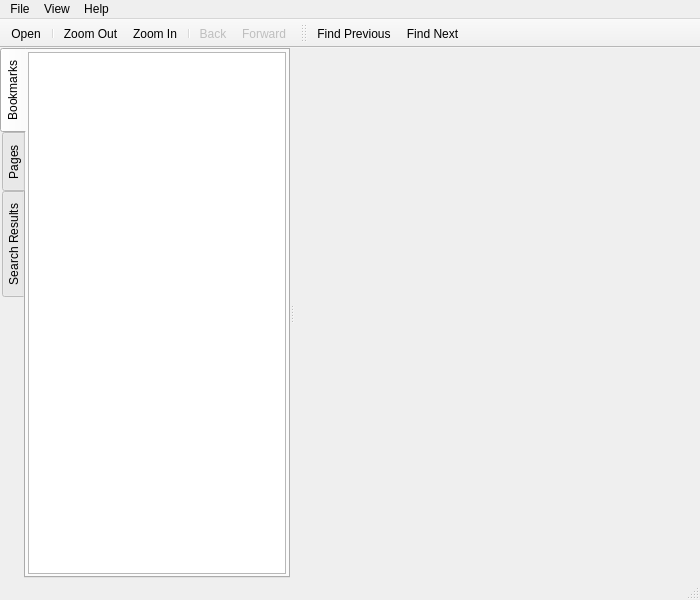
<?xml version="1.0" encoding="UTF-8"?>
<ui version="4.0">
 <class>MainWindow</class>
 <widget class="QMainWindow" name="MainWindow">
  <property name="geometry">
   <rect>
    <x>0</x>
    <y>0</y>
    <width>700</width>
    <height>600</height>
   </rect>
  </property>
  <property name="windowTitle">
   <string>PDF Viewer</string>
  </property>
  <property name="unifiedTitleAndToolBarOnMac">
   <bool>true</bool>
  </property>
  <widget class="QWidget" name="centralWidget">
   <layout class="QVBoxLayout" name="verticalLayout">
    <property name="spacing">
     <number>0</number>
    </property>
    <property name="leftMargin">
     <number>0</number>
    </property>
    <property name="topMargin">
     <number>0</number>
    </property>
    <property name="rightMargin">
     <number>0</number>
    </property>
    <property name="bottomMargin">
     <number>0</number>
    </property>
    <item>
     <widget class="QWidget" name="widget" native="true">
      <layout class="QVBoxLayout" name="verticalLayout_2">
       <property name="spacing">
        <number>0</number>
       </property>
       <property name="leftMargin">
        <number>0</number>
       </property>
       <property name="topMargin">
        <number>0</number>
       </property>
       <property name="rightMargin">
        <number>0</number>
       </property>
       <property name="bottomMargin">
        <number>0</number>
       </property>
       <item>
        <widget class="QSplitter" name="splitter">
         <property name="orientation">
          <enum>Qt::Orientation::Horizontal</enum>
         </property>
         <widget class="QTabWidget" name="tabWidget">
          <property name="sizePolicy">
           <sizepolicy hsizetype="Preferred" vsizetype="Expanding">
            <horstretch>0</horstretch>
            <verstretch>0</verstretch>
           </sizepolicy>
          </property>
          <property name="tabPosition">
           <enum>QTabWidget::TabPosition::West</enum>
          </property>
          <property name="currentIndex">
           <number>0</number>
          </property>
          <property name="documentMode">
           <bool>false</bool>
          </property>
          <widget class="QWidget" name="bookmarkTab">
           <attribute name="title">
            <string>Bookmarks</string>
           </attribute>
           <layout class="QVBoxLayout" name="verticalLayout_3">
            <property name="spacing">
             <number>0</number>
            </property>
            <property name="leftMargin">
             <number>2</number>
            </property>
            <property name="topMargin">
             <number>2</number>
            </property>
            <property name="rightMargin">
             <number>2</number>
            </property>
            <property name="bottomMargin">
             <number>2</number>
            </property>
            <item>
             <widget class="QTreeView" name="bookmarkView">
              <property name="sizePolicy">
               <sizepolicy hsizetype="Preferred" vsizetype="Expanding">
                <horstretch>0</horstretch>
                <verstretch>0</verstretch>
               </sizepolicy>
              </property>
              <property name="headerHidden">
               <bool>true</bool>
              </property>
             </widget>
            </item>
           </layout>
          </widget>
          <widget class="QWidget" name="pagesTab">
           <attribute name="title">
            <string>Pages</string>
           </attribute>
           <layout class="QVBoxLayout" name="verticalLayout_4">
            <property name="leftMargin">
             <number>2</number>
            </property>
            <property name="topMargin">
             <number>2</number>
            </property>
            <property name="rightMargin">
             <number>2</number>
            </property>
            <property name="bottomMargin">
             <number>2</number>
            </property>
            <item>
             <widget class="QListView" name="thumbnailsView">
              <property name="sizePolicy">
               <sizepolicy hsizetype="Preferred" vsizetype="Expanding">
                <horstretch>0</horstretch>
                <verstretch>0</verstretch>
               </sizepolicy>
              </property>
              <property name="iconSize">
               <size>
                <width>128</width>
                <height>128</height>
               </size>
              </property>
              <property name="movement">
               <enum>QListView::Movement::Static</enum>
              </property>
              <property name="resizeMode">
               <enum>QListView::ResizeMode::Adjust</enum>
              </property>
              <property name="viewMode">
               <enum>QListView::ViewMode::IconMode</enum>
              </property>
             </widget>
            </item>
           </layout>
          </widget>
          <widget class="QWidget" name="searchResultsTab">
           <attribute name="title">
            <string>Search Results</string>
           </attribute>
           <layout class="QVBoxLayout" name="verticalLayout_5">
            <property name="spacing">
             <number>0</number>
            </property>
            <property name="leftMargin">
             <number>2</number>
            </property>
            <property name="topMargin">
             <number>2</number>
            </property>
            <property name="rightMargin">
             <number>2</number>
            </property>
            <property name="bottomMargin">
             <number>2</number>
            </property>
            <item>
             <widget class="QListView" name="searchResultsView">
              <property name="horizontalScrollBarPolicy">
               <enum>Qt::ScrollBarPolicy::ScrollBarAlwaysOff</enum>
              </property>
             </widget>
            </item>
           </layout>
          </widget>
         </widget>
         <widget class="QPdfView" name="pdfView" native="true">
          <property name="sizePolicy">
           <sizepolicy hsizetype="Expanding" vsizetype="Expanding">
            <horstretch>10</horstretch>
            <verstretch>0</verstretch>
           </sizepolicy>
          </property>
         </widget>
        </widget>
       </item>
      </layout>
     </widget>
    </item>
   </layout>
  </widget>
  <widget class="QMenuBar" name="menuBar">
   <property name="geometry">
    <rect>
     <x>0</x>
     <y>0</y>
     <width>700</width>
     <height>26</height>
    </rect>
   </property>
   <widget class="QMenu" name="menuFile">
    <property name="title">
     <string>File</string>
    </property>
    <addaction name="actionOpen"/>
    <addaction name="actionQuit"/>
   </widget>
   <widget class="QMenu" name="menuHelp">
    <property name="title">
     <string>Help</string>
    </property>
    <addaction name="actionAbout"/>
    <addaction name="actionAbout_Qt"/>
   </widget>
   <widget class="QMenu" name="menuView">
    <property name="title">
     <string>View</string>
    </property>
    <addaction name="actionZoom_In"/>
    <addaction name="actionZoom_Out"/>
    <addaction name="actionPrevious_Page"/>
    <addaction name="actionNext_Page"/>
    <addaction name="separator"/>
    <addaction name="actionContinuous"/>
   </widget>
   <addaction name="menuFile"/>
   <addaction name="menuView"/>
   <addaction name="menuHelp"/>
  </widget>
  <widget class="QToolBar" name="mainToolBar">
   <property name="movable">
    <bool>false</bool>
   </property>
   <property name="floatable">
    <bool>false</bool>
   </property>
   <attribute name="toolBarArea">
    <enum>TopToolBarArea</enum>
   </attribute>
   <attribute name="toolBarBreak">
    <bool>false</bool>
   </attribute>
   <addaction name="actionOpen"/>
   <addaction name="separator"/>
   <addaction name="actionZoom_Out"/>
   <addaction name="actionZoom_In"/>
   <addaction name="separator"/>
   <addaction name="actionBack"/>
   <addaction name="actionForward"/>
  </widget>
  <widget class="QStatusBar" name="statusBar"/>
  <widget class="QToolBar" name="searchToolBar">
   <property name="windowTitle">
    <string>toolBar</string>
   </property>
   <attribute name="toolBarArea">
    <enum>TopToolBarArea</enum>
   </attribute>
   <attribute name="toolBarBreak">
    <bool>false</bool>
   </attribute>
   <addaction name="actionFindPrevious"/>
   <addaction name="actionFindNext"/>
  </widget>
  <action name="actionOpen">
   <property name="icon">
    <iconset theme="document-open" resource="resources.qrc">
     <normaloff>:/icons/images/document-open.svgz</normaloff>:/icons/images/document-open.svgz</iconset>
   </property>
   <property name="text">
    <string>Open...</string>
   </property>
   <property name="shortcut">
    <string>Ctrl+O</string>
   </property>
  </action>
  <action name="actionQuit">
   <property name="icon">
    <iconset theme="application-exit"/>
   </property>
   <property name="text">
    <string>Quit</string>
   </property>
   <property name="shortcut">
    <string>Ctrl+Q</string>
   </property>
  </action>
  <action name="actionAbout">
   <property name="icon">
    <iconset theme="help-about"/>
   </property>
   <property name="text">
    <string>About</string>
   </property>
  </action>
  <action name="actionAbout_Qt">
   <property name="text">
    <string>About Qt</string>
   </property>
  </action>
  <action name="actionZoom_In">
   <property name="icon">
    <iconset theme="zoom-in" resource="resources.qrc">
     <normaloff>:/icons/images/zoom-in.svgz</normaloff>:/icons/images/zoom-in.svgz</iconset>
   </property>
   <property name="text">
    <string>Zoom In</string>
   </property>
   <property name="shortcut">
    <string>Ctrl+=</string>
   </property>
  </action>
  <action name="actionZoom_Out">
   <property name="icon">
    <iconset theme="zoom-out" resource="resources.qrc">
     <normaloff>:/icons/images/zoom-out.svgz</normaloff>:/icons/images/zoom-out.svgz</iconset>
   </property>
   <property name="text">
    <string>Zoom Out</string>
   </property>
   <property name="shortcut">
    <string>Ctrl+-</string>
   </property>
  </action>
  <action name="actionPrevious_Page">
   <property name="icon">
    <iconset theme="go-previous-view-page" resource="resources.qrc">
     <normaloff>:/icons/images/go-previous-view-page.svgz</normaloff>:/icons/images/go-previous-view-page.svgz</iconset>
   </property>
   <property name="text">
    <string>Previous Page</string>
   </property>
   <property name="shortcut">
    <string>PgUp</string>
   </property>
  </action>
  <action name="actionNext_Page">
   <property name="icon">
    <iconset theme="go-next-view-page" resource="resources.qrc">
     <normaloff>:/icons/images/go-next-view-page.svgz</normaloff>:/icons/images/go-next-view-page.svgz</iconset>
   </property>
   <property name="text">
    <string>Next Page</string>
   </property>
   <property name="shortcut">
    <string>PgDown</string>
   </property>
  </action>
  <action name="actionContinuous">
   <property name="checkable">
    <bool>true</bool>
   </property>
   <property name="text">
    <string>Continuous</string>
   </property>
  </action>
  <action name="actionBack">
   <property name="enabled">
    <bool>false</bool>
   </property>
   <property name="icon">
    <iconset resource="resources.qrc">
     <normaloff>:/icons/images/go-previous-view.svgz</normaloff>:/icons/images/go-previous-view.svgz</iconset>
   </property>
   <property name="text">
    <string>Back</string>
   </property>
   <property name="toolTip">
    <string>back to previous view</string>
   </property>
  </action>
  <action name="actionForward">
   <property name="enabled">
    <bool>false</bool>
   </property>
   <property name="icon">
    <iconset resource="resources.qrc">
     <normaloff>:/icons/images/go-next-view.svgz</normaloff>:/icons/images/go-next-view.svgz</iconset>
   </property>
   <property name="text">
    <string>Forward</string>
   </property>
   <property name="toolTip">
    <string>forward to next view</string>
   </property>
  </action>
  <action name="actionFindNext">
   <property name="icon">
    <iconset theme="go-down" resource="resources.qrc">
     <normaloff>:/icons/images/go-down-search.svgz</normaloff>:/icons/images/go-down-search.svgz</iconset>
   </property>
   <property name="text">
    <string>Find Next</string>
   </property>
   <property name="toolTip">
    <string>Find the next occurrence of the phrase</string>
   </property>
   <property name="shortcut">
    <string>F3</string>
   </property>
  </action>
  <action name="actionFindPrevious">
   <property name="icon">
    <iconset theme="go-up" resource="resources.qrc">
     <normaloff>:/icons/images/go-up-search.svgz</normaloff>:/icons/images/go-up-search.svgz</iconset>
   </property>
   <property name="text">
    <string>Find Previous</string>
   </property>
   <property name="toolTip">
    <string>Find the previous occurrence of the phrase</string>
   </property>
   <property name="shortcut">
    <string>Shift+F3</string>
   </property>
  </action>
 </widget>
 <layoutdefault spacing="6" margin="11"/>
 <customwidgets>
  <customwidget>
   <class>QPdfView</class>
   <extends>QWidget</extends>
   <header location="global">qpdfview.h</header>
   <container>1</container>
  </customwidget>
 </customwidgets>
 <resources>
  <include location="resources.qrc"/>
 </resources>
 <connections/>
</ui>
